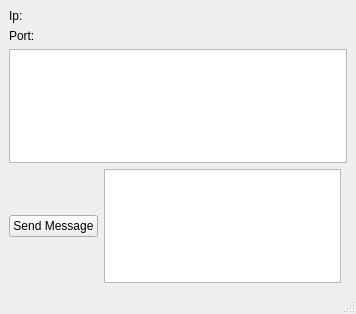
<?xml version="1.0" encoding="UTF-8"?>
<ui version="4.0">
 <class>ServerWindow</class>
 <widget class="QMainWindow" name="ServerWindow">
  <property name="geometry">
   <rect>
    <x>0</x>
    <y>0</y>
    <width>356</width>
    <height>314</height>
   </rect>
  </property>
  <property name="windowTitle">
   <string>Server</string>
  </property>
  <widget class="QWidget" name="centralwidget">
   <layout class="QGridLayout" name="gridLayout">
    <item row="4" column="0">
     <widget class="QPushButton" name="sendButton">
      <property name="text">
       <string>Send Message</string>
      </property>
     </widget>
    </item>
    <item row="1" column="0">
     <widget class="QLabel" name="ipLabel">
      <property name="text">
       <string>Ip:</string>
      </property>
     </widget>
    </item>
    <item row="3" column="0" colspan="3">
     <widget class="QTextEdit" name="allMessageTextEdit"/>
    </item>
    <item row="2" column="0">
     <widget class="QLabel" name="portLabel">
      <property name="text">
       <string>Port:</string>
      </property>
     </widget>
    </item>
    <item row="4" column="1">
     <widget class="QTextEdit" name="newMessageTextEdit"/>
    </item>
   </layout>
  </widget>
  <widget class="QMenuBar" name="menubar">
   <property name="geometry">
    <rect>
     <x>0</x>
     <y>0</y>
     <width>356</width>
     <height>21</height>
    </rect>
   </property>
  </widget>
  <widget class="QStatusBar" name="statusbar"/>
 </widget>
 <resources/>
 <connections/>
</ui>
